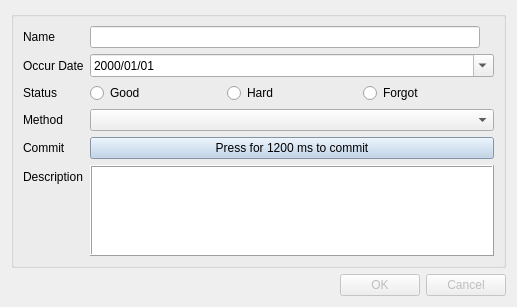
<?xml version="1.0" encoding="UTF-8"?>
<ui version="4.0">
 <class>Dialog</class>
 <widget class="QDialog" name="Dialog">
  <property name="geometry">
   <rect>
    <x>0</x>
    <y>0</y>
    <width>517</width>
    <height>307</height>
   </rect>
  </property>
  <property name="windowTitle">
   <string>Dialog</string>
  </property>
  <layout class="QVBoxLayout" name="verticalLayout">
   <item>
    <widget class="QGroupBox" name="groupBox">
     <property name="title">
      <string/>
     </property>
     <layout class="QFormLayout" name="formLayout">
      <item row="0" column="0">
       <widget class="QLabel" name="label">
        <property name="text">
         <string>Name</string>
        </property>
       </widget>
      </item>
      <item row="0" column="1">
       <widget class="QLineEdit" name="Name">
        <property name="sizePolicy">
         <sizepolicy hsizetype="Preferred" vsizetype="Preferred">
          <horstretch>0</horstretch>
          <verstretch>0</verstretch>
         </sizepolicy>
        </property>
        <property name="minimumSize">
         <size>
          <width>390</width>
          <height>0</height>
         </size>
        </property>
        <property name="maximumSize">
         <size>
          <width>268</width>
          <height>16777215</height>
         </size>
        </property>
       </widget>
      </item>
      <item row="2" column="0">
       <widget class="QLabel" name="label_2">
        <property name="text">
         <string>Occur Date</string>
        </property>
       </widget>
      </item>
      <item row="2" column="1">
       <widget class="QDateEdit" name="Date">
        <property name="showGroupSeparator" stdset="0">
         <bool>true</bool>
        </property>
        <property name="displayFormat">
         <string>yyyy/MM/dd</string>
        </property>
        <property name="calendarPopup">
         <bool>true</bool>
        </property>
       </widget>
      </item>
      <item row="6" column="1">
       <layout class="QHBoxLayout" name="horizontalLayout">
        <item>
         <widget class="QRadioButton" name="Good">
          <property name="text">
           <string>Good</string>
          </property>
         </widget>
        </item>
        <item>
         <widget class="QRadioButton" name="Hard">
          <property name="text">
           <string>Hard</string>
          </property>
         </widget>
        </item>
        <item>
         <widget class="QRadioButton" name="Forgot">
          <property name="text">
           <string>Forgot</string>
          </property>
         </widget>
        </item>
       </layout>
      </item>
      <item row="6" column="0">
       <widget class="QLabel" name="label_3">
        <property name="text">
         <string>Status</string>
        </property>
       </widget>
      </item>
      <item row="7" column="1">
       <widget class="QComboBox" name="Method"/>
      </item>
      <item row="7" column="0">
       <widget class="QLabel" name="label_4">
        <property name="text">
         <string>Method</string>
        </property>
       </widget>
      </item>
      <item row="8" column="1">
       <widget class="QPushButton" name="Commit">
        <property name="styleSheet">
         <string notr="true">background-color:rgb(183, 207, 232)</string>
        </property>
        <property name="text">
         <string>Press for 1200 ms to commit</string>
        </property>
       </widget>
      </item>
      <item row="8" column="0">
       <widget class="QLabel" name="label_5">
        <property name="text">
         <string>Commit</string>
        </property>
       </widget>
      </item>
      <item row="9" column="1">
       <widget class="QTextBrowser" name="Description">
        <property name="frameShape">
         <enum>QFrame::Box</enum>
        </property>
        <property name="frameShadow">
         <enum>QFrame::Raised</enum>
        </property>
        <property name="autoFormatting">
         <set>QTextEdit::AutoAll</set>
        </property>
        <property name="undoRedoEnabled">
         <bool>true</bool>
        </property>
        <property name="readOnly">
         <bool>false</bool>
        </property>
        <property name="html">
         <string>&lt;!DOCTYPE HTML PUBLIC &quot;-//W3C//DTD HTML 4.0//EN&quot; &quot;http://www.w3.org/TR/REC-html40/strict.dtd&quot;&gt;
&lt;html&gt;&lt;head&gt;&lt;meta name=&quot;qrichtext&quot; content=&quot;1&quot; /&gt;&lt;style type=&quot;text/css&quot;&gt;
p, li { white-space: pre-wrap; }
&lt;/style&gt;&lt;/head&gt;&lt;body style=&quot; font-family:'MS Shell Dlg 2'; font-size:9.75pt; font-weight:400; font-style:normal;&quot;&gt;
&lt;p style=&quot;-qt-paragraph-type:empty; margin-top:0px; margin-bottom:0px; margin-left:0px; margin-right:0px; -qt-block-indent:0; text-indent:0px;&quot;&gt;&lt;br /&gt;&lt;/p&gt;&lt;/body&gt;&lt;/html&gt;</string>
        </property>
       </widget>
      </item>
      <item row="9" column="0">
       <widget class="QLabel" name="label_6">
        <property name="text">
         <string>Description</string>
        </property>
       </widget>
      </item>
     </layout>
    </widget>
   </item>
   <item>
    <widget class="QDialogButtonBox" name="buttonBox">
     <property name="enabled">
      <bool>false</bool>
     </property>
     <property name="orientation">
      <enum>Qt::Horizontal</enum>
     </property>
     <property name="standardButtons">
      <set>QDialogButtonBox::Cancel|QDialogButtonBox::Ok</set>
     </property>
    </widget>
   </item>
  </layout>
 </widget>
 <tabstops>
  <tabstop>Name</tabstop>
  <tabstop>Date</tabstop>
  <tabstop>Good</tabstop>
  <tabstop>Hard</tabstop>
  <tabstop>Forgot</tabstop>
  <tabstop>Method</tabstop>
  <tabstop>Commit</tabstop>
  <tabstop>Description</tabstop>
 </tabstops>
 <resources/>
 <connections>
  <connection>
   <sender>buttonBox</sender>
   <signal>accepted()</signal>
   <receiver>Dialog</receiver>
   <slot>accept()</slot>
   <hints>
    <hint type="sourcelabel">
     <x>248</x>
     <y>290</y>
    </hint>
    <hint type="destinationlabel">
     <x>157</x>
     <y>270</y>
    </hint>
   </hints>
  </connection>
  <connection>
   <sender>buttonBox</sender>
   <signal>rejected()</signal>
   <receiver>Dialog</receiver>
   <slot>reject()</slot>
   <hints>
    <hint type="sourcelabel">
     <x>316</x>
     <y>296</y>
    </hint>
    <hint type="destinationlabel">
     <x>286</x>
     <y>270</y>
    </hint>
   </hints>
  </connection>
 </connections>
</ui>
